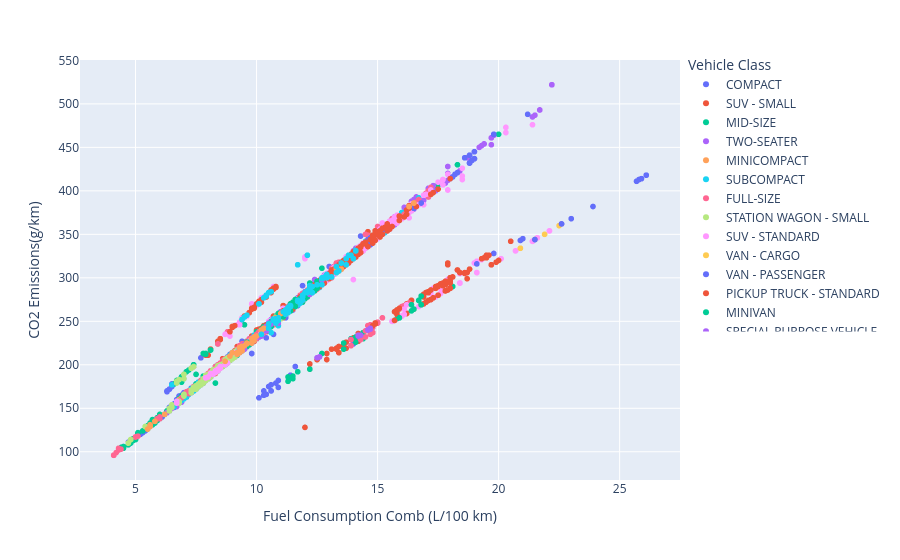

Source (notebook cell):
### Code cell
# plotly scatter

fig = px.scatter(
    data_frame = df_col2,
    x='Fuel Consumption Comb (L/100 km)',
    y='CO2 Emissions(g/km)',
    color='Vehicle Class'
)

fig.update_layout(legend_x=1.01, legend_y=1.02)
fig.show()

### Figure 1 — Plotly figure (JSON) as saved in the notebook; plotly's stock layout.template omitted (floating-point values rounded to 4 significant figures; data arrays with more than 128 entries replaced by an {"elided": "..."} marker saying what was removed)
{"data": [{"hovertemplate": "Vehicle Class=COMPACT<br>Fuel Consumption Comb (L/100 km)=%{x}<br>CO2 Emissions(g/km)=%{y}<extra></extra>", "legendgroup": "COMPACT", "marker": {"color": "#636efa", "symbol": "circle"}, "mode": "markers", "name": "COMPACT", "showlegend": true, "type": "scattergl", "x": {"elided": "1022 float values"}, "xaxis": "x", "y": {"elided": "1022 int values"}, "yaxis": "y"}, {"hovertemplate": "Vehicle Class=SUV - SMALL<br>Fuel Consumption Comb (L/100 km)=%{x}<br>CO2 Emissions(g/km)=%{y}<extra></extra>", "legendgroup": "SUV - SMALL", "marker": {"color": "#EF553B", "symbol": "circle"}, "mode": "markers", "name": "SUV - SMALL", "showlegend": true, "type": "scattergl", "x": {"elided": "1217 float values"}, "xaxis": "x", "y": {"elided": "1217 int values"}, "yaxis": "y"}, {"hovertemplate": "Vehicle Class=MID-SIZE<br>Fuel Consumption Comb (L/100 km)=%{x}<br>CO2 Emissions(g/km)=%{y}<extra></extra>", "legendgroup": "MID-SIZE", "marker": {"color": "#00cc96", "symbol": "circle"}, "mode": "markers", "name": "MID-SIZE", "showlegend": true, "type": "scattergl", "x": {"elided": "1133 float values"}, "xaxis": "x", "y": {"elided": "1133 int values"}, "yaxis": "y"}, {"hovertemplate": "Vehicle Class=TWO-SEATER<br>Fuel Consumption Comb (L/100 km)=%{x}<br>CO2 Emissions(g/km)=%{y}<extra></extra>", "legendgroup": "TWO-SEATER", "marker": {"color": "#ab63fa", "symbol": "circle"}, "mode": "markers", "name": "TWO-SEATER", "showlegend": true, "type": "scattergl", "x": {"elided": "460 float values"}, "xaxis": "x", "y": {"elided": "460 int values"}, "yaxis": "y"}, {"hovertemplate": "Vehicle Class=MINICOMPACT<br>Fuel Consumption Comb (L/100 km)=%{x}<br>CO2 Emissions(g/km)=%{y}<extra></extra>", "legendgroup": "MINICOMPACT", "marker": {"color": "#FFA15A", "symbol": "circle"}, "mode": "markers", "name": "MINICOMPACT", "showlegend": true, "type": "scattergl", "x": {"elided": "326 float values"}, "xaxis": "x", "y": {"elided": "326 int values"}, "yaxis": "y"}, {"hovertemplate": "Vehicle Class=SUBCOMPACT<br>Fuel Consumption Comb (L/100 km)=%{x}<br>CO2 Emissions(g/km)=%{y}<extra></extra>", "legendgroup": "SUBCOMPACT", "marker": {"color": "#19d3f3", "symbol": "circle"}, "mode": "markers", "name": "SUBCOMPACT", "showlegend": true, "type": "scattergl", "x": {"elided": "606 float values"}, "xaxis": "x", "y": {"elided": "606 int values"}, "yaxis": "y"}, {"hovertemplate": "Vehicle Class=FULL-SIZE<br>Fuel Consumption Comb (L/100 km)=%{x}<br>CO2 Emissions(g/km)=%{y}<extra></extra>", "legendgroup": "FULL-SIZE", "marker": {"color": "#FF6692", "symbol": "circle"}, "mode": "markers", "name": "FULL-SIZE", "showlegend": true, "type": "scattergl", "x": {"elided": "639 float values"}, "xaxis": "x", "y": {"elided": "639 int values"}, "yaxis": "y"}, {"hovertemplate": "Vehicle Class=STATION WAGON - SMALL<br>Fuel Consumption Comb (L/100 km)=%{x}<br>CO2 Emissions(g/km)=%{y}<extra></extra>", "legendgroup": "STATION WAGON - SMALL", "marker": {"color": "#B6E880", "symbol": "circle"}, "mode": "markers", "name": "STATION WAGON - SMALL", "showlegend": true, "type": "scattergl", "x": {"elided": "252 float values"}, "xaxis": "x", "y": {"elided": "252 int values"}, "yaxis": "y"}, {"hovertemplate": "Vehicle Class=SUV - STANDARD<br>Fuel Consumption Comb (L/100 km)=%{x}<br>CO2 Emissions(g/km)=%{y}<extra></extra>", "legendgroup": "SUV - STANDARD", "marker": {"color": "#FF97FF", "symbol": "circle"}, "mode": "markers", "name": "SUV - STANDARD", "showlegend": true, "type": "scattergl", "x": {"elided": "735 float values"}, "xaxis": "x", "y": {"elided": "735 int values"}, "yaxis": "y"}, {"hovertemplate": "Vehicle Class=VAN - CARGO<br>Fuel Consumption Comb (L/100 km)=%{x}<br>CO2 Emissions(g/km)=%{y}<extra></extra>", "legendgroup": "VAN - CARGO", "marker": {"color": "#FECB52", "symbol": "circle"}, "mode": "markers", "name": "VAN - CARGO", "showlegend": true, "type": "scattergl", "x": [15.1, 15.9, 20.9, 16.5, 21.5, 16.5, 21.5, 16.5, 22.6, 16.2, 21.9, 17.2, 22.5, 15.1, 15.9, 20.9, 16.5, 21.5, 16.5, 21.5, 16.5, 22.6], "xaxis": "x", "y": [347, 366, 334, 380, 344, 380, 344, 380, 362, 373, 350, 396, 360, 347, 366, 334, 380, 344, 380, 344, 380, 362], "yaxis": "y"}, {"hovertemplate": "Vehicle Class=VAN - PASSENGER<br>Fuel Consumption Comb (L/100 km)=%{x}<br>CO2 Emissions(g/km)=%{y}<extra></extra>", "legendgroup": "VAN - PASSENGER", "marker": {"color": "#636efa", "symbol": "circle"}, "mode": "markers", "name": "VAN - PASSENGER", "showlegend": true, "type": "scattergl", "x": [16.5, 21.5, 16.5, 22.6, 18.0, 18.8, 25.7, 18.2, 18.9, 25.8, 16.8, 23.0, 21.2, 18.3, 23.9, 16.5, 21.5, 16.5, 22.6, 18.0, 18.8, 25.7, 18.2, 18.9, 25.8, 18.0, 18.8, 18.8, 25.9, 18.1, 19.0, 19.0, 26.1, 14.7, 14.8, 19.7, 18.0, 18.8, 18.8, 25.9, 18.1, 19.0, 19.0, 26.1, 18.8, 19.8, 14.6, 15.2, 21.0, 18.8, 19.8, 18.6, 19.0, 14.6, 15.1, 20.9, 18.6, 19.0, 14.7, 15.1, 14.7, 15.2, 14.5, 19.1, 15.0, 19.8], "xaxis": "x", "y": [380, 344, 380, 362, 414, 432, 411, 419, 435, 413, 386, 368, 488, 421, 382, 380, 344, 380, 362, 414, 432, 411, 419, 435, 413, 414, 432, 432, 414, 416, 437, 437, 418, 338, 340, 315, 414, 432, 432, 414, 416, 437, 437, 418, 441, 465, 342, 356, 345, 441, 465, 438, 445, 344, 354, 343, 438, 445, 345, 354, 346, 355, 340, 316, 352, 328], "yaxis": "y"}, {"hovertemplate": "Vehicle Class=PICKUP TRUCK - STANDARD<br>Fuel Consumption Comb (L/100 km)=%{x}<br>CO2 Emissions(g/km)=%{y}<extra></extra>", "legendgroup": "PICKUP TRUCK - STANDARD", "marker": {"color": "#EF553B", "symbol": "circle"}, "mode": "markers", "name": "PICKUP TRUCK - STANDARD", "showlegend": true, "type": "scattergl", "x": {"elided": "538 float values"}, "xaxis": "x", "y": {"elided": "538 int values"}, "yaxis": "y"}, {"hovertemplate": "Vehicle Class=MINIVAN<br>Fuel Consumption Comb (L/100 km)=%{x}<br>CO2 Emissions(g/km)=%{y}<extra></extra>", "legendgroup": "MINIVAN", "marker": {"color": "#00cc96", "symbol": "circle"}, "mode": "markers", "name": "MINIVAN", "showlegend": true, "type": "scattergl", "x": [12.0, 16.8, 11.8, 16.5, 10.6, 12.0, 9.7, 9.8, 11.1, 11.4, 15.9, 11.3, 12.4, 12.1, 12.0, 16.8, 11.8, 16.4, 10.6, 11.6, 11.4, 12.5, 9.6, 9.8, 10.5, 11.4, 15.9, 11.4, 12.5, 12.0, 16.8, 11.8, 16.4, 10.6, 11.6, 11.4, 12.5, 9.7, 9.8, 11.4, 12.5, 10.9, 10.6, 11.8, 16.7, 10.7, 11.6, 11.4, 12.5, 9.6, 9.8, 10.9, 11.7, 10.9, 10.6, 11.8, 16.7, 10.7, 10.6, 11.6, 11.4, 12.5, 10.9, 11.7, 10.9, 10.6, 11.8, 16.7, 10.7, 10.6, 11.5, 10.8, 11.7, 10.6, 10.6, 11.8, 10.6, 11.5, 11.0, 11.7], "xaxis": "x", "y": [276, 269, 271, 264, 244, 276, 223, 225, 255, 262, 254, 260, 285, 278, 276, 269, 271, 262, 244, 267, 262, 288, 221, 225, 242, 262, 254, 262, 288, 282, 279, 276, 269, 250, 275, 269, 296, 226, 229, 267, 290, 257, 249, 276, 274, 251, 275, 269, 296, 226, 230, 255, 274, 259, 249, 276, 274, 252, 247, 275, 269, 296, 256, 274, 259, 249, 276, 274, 252, 247, 272, 254, 274, 249, 249, 276, 248, 271, 259, 274], "yaxis": "y"}, {"hovertemplate": "Vehicle Class=SPECIAL PURPOSE VEHICLE<br>Fuel Consumption Comb (L/100 km)=%{x}<br>CO2 Emissions(g/km)=%{y}<extra></extra>", "legendgroup": "SPECIAL PURPOSE VEHICLE", "marker": {"color": "#ab63fa", "symbol": "circle"}, "mode": "markers", "name": "SPECIAL PURPOSE VEHICLE", "showlegend": true, "type": "scattergl", "x": [9.5, 9.9, 10.1, 10.4, 10.2, 12.2, 9.3, 9.4, 9.4, 9.9, 10.2, 10.4, 10.1, 12.2, 9.4, 9.8, 9.4, 9.5, 10.4, 10.4, 14.2, 10.7, 10.7, 14.6, 10.7, 10.7, 14.6, 11.4, 12.7, 10.2, 10.9, 9.4, 9.8, 9.4, 10.4, 14.2, 10.8, 14.7, 12.7, 10.2, 10.5, 9.4, 9.9, 9.3, 10.4, 14.3, 10.7, 14.7, 12.7, 10.7, 11.4, 9.3, 9.9, 9.3, 9.3, 12.6, 10.6, 9.2, 9.2, 12.5, 10.7, 12.7, 10.7, 10.5, 11.4, 9.3, 9.9, 9.3, 12.6, 9.3, 10.6, 9.2, 9.2, 12.5, 10.7, 9.3, 9.9], "xaxis": "x", "y": [218, 228, 232, 239, 235, 281, 214, 216, 216, 228, 235, 239, 232, 281, 216, 225, 220, 223, 243, 243, 233, 252, 252, 240, 252, 252, 240, 268, 298, 233, 248, 220, 231, 220, 244, 234, 253, 242, 298, 240, 248, 220, 232, 218, 244, 234, 251, 241, 298, 251, 268, 218, 232, 219, 219, 209, 247, 214, 214, 208, 251, 297, 251, 248, 268, 218, 232, 219, 209, 219, 247, 214, 214, 208, 251, 218, 232], "yaxis": "y"}, {"hovertemplate": "Vehicle Class=STATION WAGON - MID-SIZE<br>Fuel Consumption Comb (L/100 km)=%{x}<br>CO2 Emissions(g/km)=%{y}<extra></extra>", "legendgroup": "STATION WAGON - MID-SIZE", "marker": {"color": "#FFA15A", "symbol": "circle"}, "mode": "markers", "name": "STATION WAGON - MID-SIZE", "showlegend": true, "type": "scattergl", "x": [9.2, 9.3, 10.5, 13.5, 13.5, 5.5, 9.3, 9.3, 10.8, 13.3, 9.4, 9.8, 9.9, 5.6, 9.0, 9.3, 13.3, 10.8, 9.8, 9.9, 5.6, 8.9, 11.0, 9.8, 9.9, 5.8, 8.7, 9.4, 9.4, 13.3, 9.6, 9.5, 11.1, 9.8, 9.9, 5.8, 9.3, 9.2, 9.6, 10.2, 12.7, 9.6, 10.8, 10.2, 10.3, 16.3, 9.4, 10.0, 12.7, 10.2, 10.3, 16.5, 16.5], "xaxis": "x", "y": [212, 214, 242, 310, 310, 126, 214, 214, 248, 306, 216, 225, 228, 129, 214, 220, 310, 253, 230, 232, 131, 210, 259, 230, 232, 135, 204, 219, 221, 312, 225, 222, 261, 230, 232, 135, 216, 214, 224, 239, 299, 225, 254, 240, 242, 382, 219, 233, 299, 240, 242, 386, 386], "yaxis": "y"}, {"hovertemplate": "Vehicle Class=PICKUP TRUCK - SMALL<br>Fuel Consumption Comb (L/100 km)=%{x}<br>CO2 Emissions(g/km)=%{y}<extra></extra>", "legendgroup": "PICKUP TRUCK - SMALL", "marker": {"color": "#19d3f3", "symbol": "circle"}, "mode": "markers", "name": "PICKUP TRUCK - SMALL", "showlegend": true, "type": "scattergl", "x": {"elided": "159 float values"}, "xaxis": "x", "y": {"elided": "159 int values"}, "yaxis": "y"}], "layout": {"legend": {"title": {"text": "Vehicle Class"}, "tracegroupgap": 0, "x": 1.01, "y": 1.02}, "margin": {"t": 60}, "xaxis": {"anchor": "y", "domain": [0, 1], "title": {"text": "Fuel Consumption Comb (L/100 km)"}}, "yaxis": {"anchor": "x", "domain": [0, 1], "title": {"text": "CO2 Emissions(g/km)"}}}}
